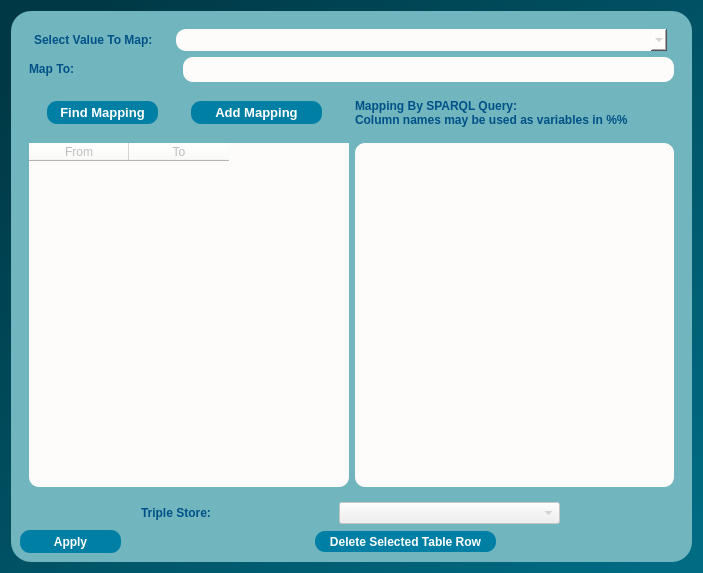
<?xml version="1.0" encoding="UTF-8"?>
<ui version="4.0">
 <class>ValueMappingDialog</class>
 <widget class="QDialog" name="ValueMappingDialog">
  <property name="geometry">
   <rect>
    <x>0</x>
    <y>0</y>
    <width>699</width>
    <height>569</height>
   </rect>
  </property>
  <property name="windowTitle">
   <string>Dialog</string>
  </property>
  <property name="styleSheet">
   <string notr="true">QObject#ValueMappingDialog{
background-color:qlineargradient(spread:pad, x1:0, y1:0, x2:1, y2:1, stop:0.0795455 rgba(0, 57, 70, 255), stop:0.5625 rgba(0, 85, 104, 255), stop:0.954545 rgba(0, 107, 131, 255));}
</string>
  </property>
  <layout class="QGridLayout" name="gridLayout_3">
   <item row="0" column="0">
    <widget class="QFrame" name="frame">
     <property name="minimumSize">
      <size>
       <width>681</width>
       <height>551</height>
      </size>
     </property>
     <property name="styleSheet">
      <string notr="true">QObject#frame{
	background-color:qlineargradient(spread:pad, x1:0, y1:0, x2:1, y2:1, stop:0.0113636 rgba(113, 181, 190, 255));
	
border-radius:20px;}
</string>
     </property>
     <property name="frameShape">
      <enum>QFrame::StyledPanel</enum>
     </property>
     <property name="frameShadow">
      <enum>QFrame::Raised</enum>
     </property>
     <layout class="QGridLayout" name="gridLayout_4">
      <item row="0" column="0">
       <widget class="QWidget" name="widget" native="true">
        <layout class="QGridLayout" name="gridLayout">
         <item row="0" column="0">
          <layout class="QHBoxLayout" name="horizontalLayout_2">
           <item>
            <widget class="QLabel" name="cboxlabel">
             <property name="minimumSize">
              <size>
               <width>131</width>
               <height>16</height>
              </size>
             </property>
             <property name="maximumSize">
              <size>
               <width>131</width>
               <height>16</height>
              </size>
             </property>
             <property name="font">
              <font>
               <pointsize>9</pointsize>
               <weight>75</weight>
               <bold>true</bold>
              </font>
             </property>
             <property name="styleSheet">
              <string notr="true">color:rgb(0, 81, 135);</string>
             </property>
             <property name="text">
              <string>Select Value To Map:</string>
             </property>
            </widget>
           </item>
           <item>
            <widget class="QComboBox" name="cbox">
             <property name="enabled">
              <bool>false</bool>
             </property>
             <property name="minimumSize">
              <size>
               <width>491</width>
               <height>22</height>
              </size>
             </property>
             <property name="maximumSize">
              <size>
               <width>491</width>
               <height>22</height>
              </size>
             </property>
             <property name="cursor">
              <cursorShape>PointingHandCursor</cursorShape>
             </property>
             <property name="styleSheet">
              <string notr="true">border-radius:10px;

border-color:rgb(45, 45, 45);

background-color: rgb(253, 252, 250);

selection-background-color: rgb(255, 255, 255);
selection-color:rgb(0, 81, 135);</string>
             </property>
            </widget>
           </item>
          </layout>
         </item>
         <item row="1" column="0">
          <layout class="QHBoxLayout" name="horizontalLayout_3">
           <item>
            <widget class="QLabel" name="maptolabel">
             <property name="minimumSize">
              <size>
               <width>50</width>
               <height>16</height>
              </size>
             </property>
             <property name="maximumSize">
              <size>
               <width>50</width>
               <height>16</height>
              </size>
             </property>
             <property name="font">
              <font>
               <pointsize>9</pointsize>
               <weight>75</weight>
               <bold>true</bold>
              </font>
             </property>
             <property name="styleSheet">
              <string notr="true">color:rgb(0, 81, 135);</string>
             </property>
             <property name="text">
              <string>Map To:</string>
             </property>
            </widget>
           </item>
           <item>
            <spacer name="horizontalSpacer_3">
             <property name="orientation">
              <enum>Qt::Horizontal</enum>
             </property>
             <property name="sizeHint" stdset="0">
              <size>
               <width>40</width>
               <height>20</height>
              </size>
             </property>
            </spacer>
           </item>
           <item>
            <widget class="QLineEdit" name="foundClass">
             <property name="enabled">
              <bool>false</bool>
             </property>
             <property name="minimumSize">
              <size>
               <width>491</width>
               <height>25</height>
              </size>
             </property>
             <property name="maximumSize">
              <size>
               <width>491</width>
               <height>25</height>
              </size>
             </property>
             <property name="styleSheet">
              <string notr="true">border-radius:10px;

border-color:rgb(45, 45, 45);

background-color: rgb(253, 252, 250);</string>
             </property>
            </widget>
           </item>
          </layout>
         </item>
        </layout>
       </widget>
      </item>
      <item row="1" column="0">
       <layout class="QHBoxLayout" name="horizontalLayout_4">
        <item>
         <widget class="QPushButton" name="findMappingButton">
          <property name="enabled">
           <bool>false</bool>
          </property>
          <property name="minimumSize">
           <size>
            <width>111</width>
            <height>23</height>
           </size>
          </property>
          <property name="maximumSize">
           <size>
            <width>111</width>
            <height>23</height>
           </size>
          </property>
          <property name="font">
           <font>
            <pointsize>10</pointsize>
            <weight>75</weight>
            <bold>true</bold>
           </font>
          </property>
          <property name="styleSheet">
           <string notr="true">background-color:rgb(0, 127, 165);
border-radius:10px;
color: rgb(255, 255, 255);</string>
          </property>
          <property name="text">
           <string>Find Mapping</string>
          </property>
         </widget>
        </item>
        <item>
         <widget class="QPushButton" name="addMappingButton">
          <property name="enabled">
           <bool>false</bool>
          </property>
          <property name="minimumSize">
           <size>
            <width>131</width>
            <height>23</height>
           </size>
          </property>
          <property name="maximumSize">
           <size>
            <width>131</width>
            <height>23</height>
           </size>
          </property>
          <property name="font">
           <font>
            <pointsize>10</pointsize>
            <weight>75</weight>
            <bold>true</bold>
           </font>
          </property>
          <property name="styleSheet">
           <string notr="true">background-color:rgb(0, 127, 165);
border-radius:10px;
color: rgb(255, 255, 255);</string>
          </property>
          <property name="text">
           <string>Add Mapping</string>
          </property>
         </widget>
        </item>
        <item>
         <widget class="QLabel" name="sparqlLabel">
          <property name="minimumSize">
           <size>
            <width>301</width>
            <height>31</height>
           </size>
          </property>
          <property name="maximumSize">
           <size>
            <width>301</width>
            <height>31</height>
           </size>
          </property>
          <property name="font">
           <font>
            <pointsize>9</pointsize>
            <weight>75</weight>
            <bold>true</bold>
           </font>
          </property>
          <property name="styleSheet">
           <string notr="true">color:rgb(0, 81, 135);</string>
          </property>
          <property name="text">
           <string>Mapping By SPARQL Query:
Column names may be used as variables in %%</string>
          </property>
         </widget>
        </item>
       </layout>
      </item>
      <item row="2" column="0">
       <widget class="QWidget" name="widget_2" native="true">
        <layout class="QGridLayout" name="gridLayout_2">
         <item row="0" column="0">
          <widget class="QTableWidget" name="valmaptable">
           <property name="enabled">
            <bool>false</bool>
           </property>
           <property name="minimumSize">
            <size>
             <width>300</width>
             <height>300</height>
            </size>
           </property>
           <property name="styleSheet">
            <string notr="true">border-radius:10px;

background-color: rgb(253, 252, 250);</string>
           </property>
           <column>
            <property name="text">
             <string>From</string>
            </property>
           </column>
           <column>
            <property name="text">
             <string>To</string>
            </property>
           </column>
          </widget>
         </item>
         <item row="0" column="1">
          <widget class="QPlainTextEdit" name="queryedit">
           <property name="minimumSize">
            <size>
             <width>310</width>
             <height>300</height>
            </size>
           </property>
           <property name="styleSheet">
            <string notr="true">border-radius:10px;

background-color: rgb(253, 252, 250);</string>
           </property>
          </widget>
         </item>
        </layout>
       </widget>
      </item>
      <item row="3" column="0">
       <layout class="QHBoxLayout" name="horizontalLayout_5">
        <item>
         <widget class="QLabel" name="maptolabel_2">
          <property name="minimumSize">
           <size>
            <width>71</width>
            <height>16</height>
           </size>
          </property>
          <property name="maximumSize">
           <size>
            <width>71</width>
            <height>16</height>
           </size>
          </property>
          <property name="font">
           <font>
            <pointsize>9</pointsize>
            <weight>75</weight>
            <bold>true</bold>
           </font>
          </property>
          <property name="styleSheet">
           <string notr="true">color:rgb(0, 81, 135);</string>
          </property>
          <property name="text">
           <string>Triple Store:</string>
          </property>
         </widget>
        </item>
        <item>
         <widget class="QComboBox" name="tripleStoreEdit">
          <property name="enabled">
           <bool>false</bool>
          </property>
          <property name="minimumSize">
           <size>
            <width>221</width>
            <height>22</height>
           </size>
          </property>
          <property name="maximumSize">
           <size>
            <width>221</width>
            <height>22</height>
           </size>
          </property>
         </widget>
        </item>
       </layout>
      </item>
      <item row="4" column="0">
       <layout class="QHBoxLayout" name="horizontalLayout">
        <item>
         <widget class="QPushButton" name="applyButton">
          <property name="minimumSize">
           <size>
            <width>101</width>
            <height>23</height>
           </size>
          </property>
          <property name="maximumSize">
           <size>
            <width>101</width>
            <height>23</height>
           </size>
          </property>
          <property name="font">
           <font>
            <pointsize>9</pointsize>
            <weight>75</weight>
            <bold>true</bold>
           </font>
          </property>
          <property name="cursor">
           <cursorShape>PointingHandCursor</cursorShape>
          </property>
          <property name="styleSheet">
           <string notr="true">background-color:rgb(0, 127, 165);
border-radius:10px;
color: rgb(255, 255, 255);</string>
          </property>
          <property name="text">
           <string>Apply</string>
          </property>
         </widget>
        </item>
        <item>
         <spacer name="horizontalSpacer">
          <property name="orientation">
           <enum>Qt::Horizontal</enum>
          </property>
          <property name="sizeHint" stdset="0">
           <size>
            <width>40</width>
            <height>20</height>
           </size>
          </property>
         </spacer>
        </item>
        <item>
         <widget class="QPushButton" name="deleteRowButton">
          <property name="minimumSize">
           <size>
            <width>181</width>
            <height>21</height>
           </size>
          </property>
          <property name="maximumSize">
           <size>
            <width>181</width>
            <height>21</height>
           </size>
          </property>
          <property name="font">
           <font>
            <pointsize>9</pointsize>
            <weight>75</weight>
            <bold>true</bold>
           </font>
          </property>
          <property name="cursor">
           <cursorShape>PointingHandCursor</cursorShape>
          </property>
          <property name="styleSheet">
           <string notr="true">background-color:rgb(0, 127, 165);
border-radius:10px;
color: rgb(255, 255, 255);</string>
          </property>
          <property name="text">
           <string>Delete Selected Table Row</string>
          </property>
         </widget>
        </item>
        <item>
         <spacer name="horizontalSpacer_2">
          <property name="orientation">
           <enum>Qt::Horizontal</enum>
          </property>
          <property name="sizeHint" stdset="0">
           <size>
            <width>40</width>
            <height>20</height>
           </size>
          </property>
         </spacer>
        </item>
       </layout>
      </item>
     </layout>
    </widget>
   </item>
  </layout>
 </widget>
 <resources/>
 <connections/>
</ui>
